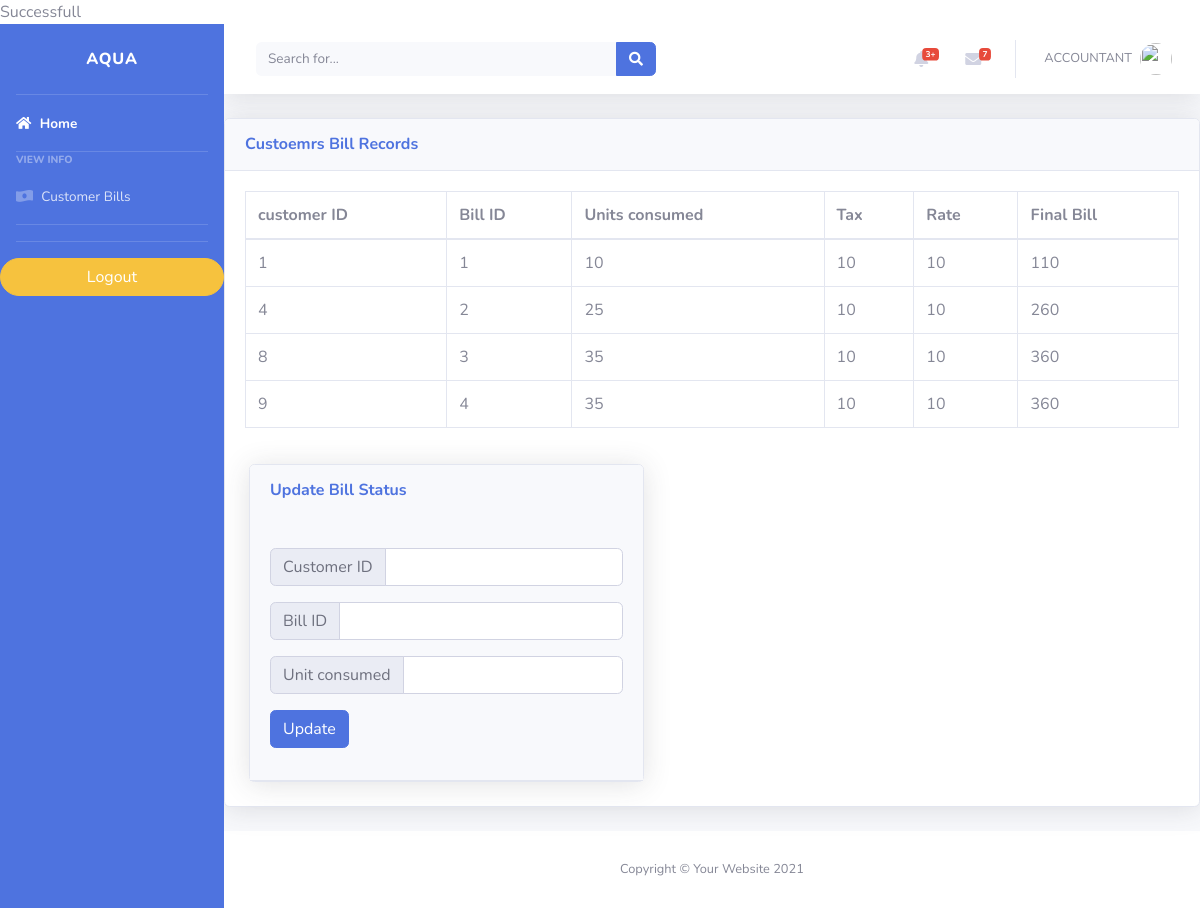
Screenshot of /Database_project/accountantoperation.php with the database file from the repository.
### tables this page shows
CREATE TABLE `bill` (
  `customer_id` int(11) NOT NULL,
  `id` int(11) NOT NULL,
  `units` int(11) DEFAULT NULL,
  `tax` int(11) DEFAULT NULL,
  `rate` int(11) DEFAULT NULL,
  `final_bill` int(11) DEFAULT NULL
);

### Database_project/accountantoperation.php (the view, shortened to what this page needs)
<?php
include ("config.php");
?>
<!DOCTYPE html>
<html lang="en">
<head>
  <link href="vendor/fontawesome-free/css/all.min.css" rel="stylesheet" type="text/css">
  <link href="css/sb-admin-2.min.css" rel="stylesheet">
</head>
<body id="page-top">
  <div id="wrapper">
       <ul class="navbar-nav bg-primary sidebar sidebar-dark accordion" id="accordionSidebar">
        <a class="sidebar-brand d-flex align-items-center justify-content-center" href="register_technician.html">
            <div class="sidebar-brand-text mx-3">AQUA</div>
        </a>
        <hr class="sidebar-divider my-0">
        <li class="nav-item active">
            <a class="nav-link" href="accountantHome.php">
              <i class="fas fa-home"></i>
              <span>Home</span></a>
        </li>
        <hr class="sidebar-divider my-0">
        <div class="sidebar-heading">
            View info
        </div>
        <li class="nav-item">
            <a class="nav-link" href="accountantoperation.php">
            <i class="fas fa-money-bill-wave-alt"></i>
            <span>Customer Bills</span></a>
        </li>
        <hr class="sidebar-divider d-none d-md-block">
        <hr class="sidebar-divider d-none d-md-block">
        <a href="managerauth.php?action=logout"  name="edit_btn" class="btn btn-warning badge-pill" > Logout </a>
   </ul>
    <div id="content-wrapper" class="d-flex flex-column">
      <div id="content">
        <nav class="navbar navbar-expand navbar-light bg-white topbar mb-4 static-top shadow">
          <form class="d-none d-sm-inline-block form-inline mr-auto ml-md-3 my-2 my-md-0 mw-100 navbar-search">
            <div class="input-group">
              <input type="text" class="form-control bg-light border-0 small" placeholder="Search for..." aria-label="Search" aria-describedby="basic-addon2">
              <div class="input-group-append">
                <button class="btn btn-primary" type="button">
                  <i class="fas fa-search fa-sm"></i>
                </button>
              </div>
            </div>
          </form>
          <ul class="navbar-nav ml-auto">
            <li class="nav-item dropdown no-arrow mx-1">
              <a class="nav-link dropdown-toggle" href="#" id="alertsDropdown" role="button" data-toggle="dropdown" aria-haspopup="true" aria-expanded="false">
                <i class="fas fa-bell fa-fw"></i>
                <span class="badge badge-danger badge-counter">3+</span>
              </a>
            </li>
            <li class="nav-item dropdown no-arrow mx-1">
              <a class="nav-link dropdown-toggle" href="#" id="messagesDropdown" role="button" data-toggle="dropdown" aria-haspopup="true" aria-expanded="false">
                <i class="fas fa-envelope fa-fw"></i>
                <span class="badge badge-danger badge-counter">7</span>
              </a>
            </li>
            <li class="nav-item dropdown no-arrow">
              <a class="nav-link dropdown-toggle" href="#" id="userDropdown" role="button" data-toggle="dropdown" aria-haspopup="true" aria-expanded="false">
                <span class="mr-2 d-none d-lg-inline text-gray-600 small">
                ACCOUNTANT
                </span>
                <img class="img-profile rounded-circle" src="https://source.unsplash.com/QAB-WJcbgJk/60x60">
              </a>
            </li>
          </ul>
        </nav>
  <div class="card shadow mb-4">
    <div class="card-header py-3">
      <h6 class="m-0 font-weight-bold text-primary">Custoemrs Bill Records
      </h6>
    </div>
    <div class="card-body">
      <div class="table-responsive">
        <table class="table table-bordered" id="dataTable" width="100%" cellspacing="0">
          <thead>
            <tr>
              <th> customer ID </th>
              <th>  Bill ID </th>
              <th> Units consumed </th>
              <th>Tax</th>
              <th>Rate </th>
              <th>Final Bill</th>
            </tr>
          </thead>
          <tbody>
          <?php
$sql = "SELECT * FROM bill";
$result = mysqli_query($conn, $sql);
while ($row = mysqli_fetch_assoc($result)) { ?>
	        <tr>
            <td> <?php echo($row['customer_id']);?> </td>
            <td> <?php echo($row['id']);?></td>
            <td> <?php echo($row['units']);?></td>
            <td> <?php echo($row['tax']);?></td>
            <td> <?php echo($row['rate']);?></td>
            <td> <?php echo($row['final_bill']);?></td>
            </tr>
<?php      } ?>
          </tbody>
        </table>
      </div>
    </div>
    <div class="row ml-2 px-3">
      <div class="card shadow mb-4">
        <div class="card-header py-3">
          <h6 class="m-0 font-weight-bold text-primary">Update Bill Status</h6>
          <br><br>
          <form action="accountantbackend.php" method="post">
            <div class="input-group mb-3">
            <div class="input-group-prepend">
              <span class="input-group-text" id="customer_id">Customer ID</span>
            </div>
            <input type="text" class="form-control" id="customer_id"  name="customer_id" aria-describedby="customerID">
          </div>
          <div class="input-group mb-3">
            <div class="input-group-prepend">
              <span class="input-group-text" id="billID">Bill ID</span>
            </div>
            <input type="text" class="form-control" id="billID" name="id" aria-describedby="customerID">
          </div>
          <div class="input-group mb-3">
            <div class="input-group-prepend">
              <span class="input-group-text" id="units">Unit consumed</span>
            </div>
            <input type="number" class="form-control" name="units" id="units" aria-describedby="unit">
          </div>
          <button type="submit" class="btn btn-primary" >
            Update
          </button>
          </form>
        </div>
      </div>
    </div>
  </div>
    </div>
      <footer class="sticky-footer bg-white">
        <div class="container my-auto">
          <div class="copyright text-center my-auto">
            <span>Copyright &copy; Your Website 2021</span>
          </div>
        </div>
      </footer>
      </div>
      </div>
</body>
</html>

### rows the page displays
bill: customer "1", id "1", units "10", tax "10", rate "10", final_bill "110"
bill: customer "4", id "2", units "25", tax "10", rate "10", final_bill "260"
bill: customer "8", id "3", units "35", tax "10", rate "10", final_bill "360"
bill: customer "9", id "4", units "35", tax "10", rate "10", final_bill "360"
